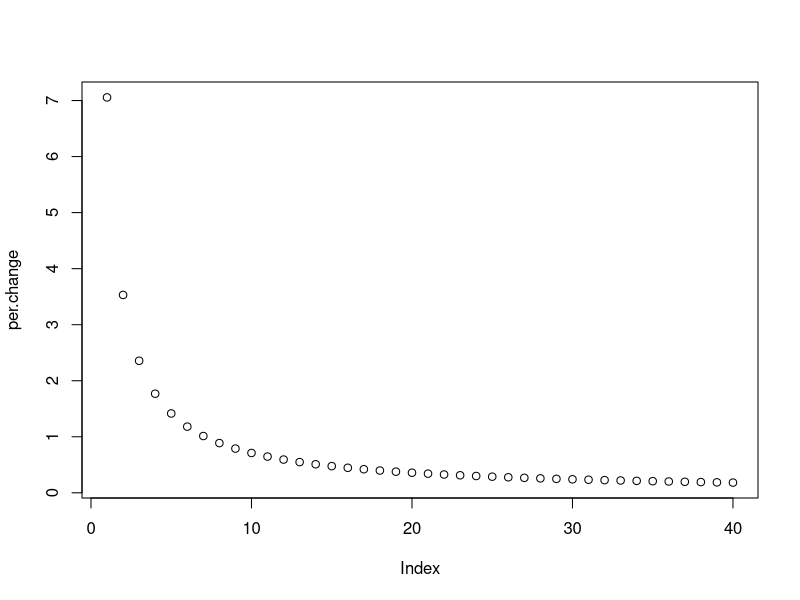
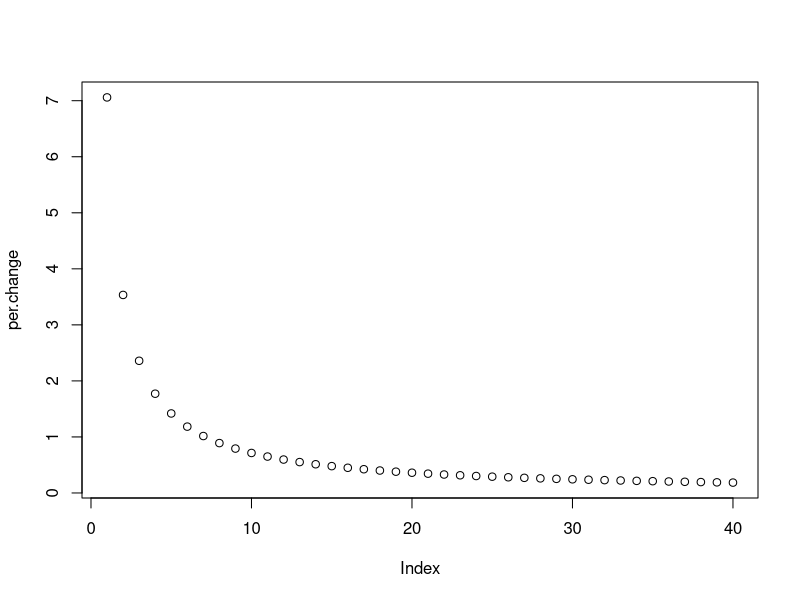
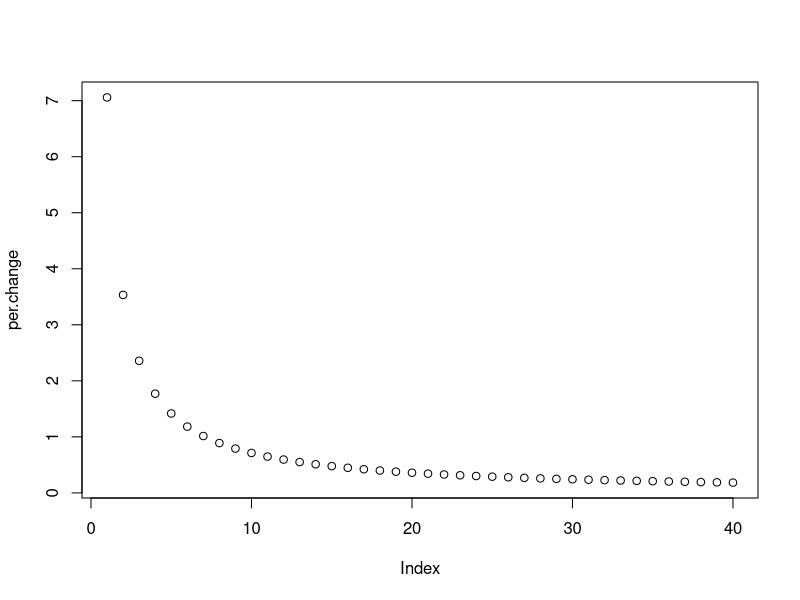

Reproduce these figures in R, in order.
#########################################################
##
## Nonlinear concentraton-response function: Health impact Calculation applying parametric function
##
## Date February 27, 2019
## by Alina Vodonos Zilberg (avodonos@hsph.harvard.edu)
## Version 2 - updated Veronica Southerland 
## Date June, 13, 2019
#########################################################

library(readr)
library(dplyr)
library(foreign)
library(tidyr)

setwd("C:/Users/vtinney/Google Drive/EDF_shared/Inv_function/")
#########################################################
#### Data frame (df) must contatin the following variables;
# Example data frame.
#Let's say we want to calculate the excess deaths addtibutble to reducing the PM2.5 levels from 'pm2.5_high' to 'pm2.5_low', 
#first we need to compute the average slope between those two concentration points.

# All-cause mortality

df.all <- data.frame(pm2.5_high = c(40, 21.9, 14.9, 9.9, 6.9, 4.9, 3.4, 2.4, 1.4),
                pm2.5_low = c(22,  15, 10, 7, 5, 3.5, 2.5, 1.5, 0.01))

# Those are the parameters from the model
B0 <- 0.0059 #intercept slope
B1 <- 0.0705 # 1/pm2.5 slope
B0var <- 1.408353e-05  #varcov[1,1]
B1var <- 0.002551382  #varcov[2,2]
B0B1cov <- -0.0001884276  #varcov[1,2]

range <- 1:40
per.change <- (B0 + ((1/range*B1))*100)
plot(per.change)

# Area under y (from x = a to x = )  = F(b) -F(a)
#F(pm2.5_high) -F(pm2.5_low) = log(pm2.5_high) - log(pm2.5_low).

df.all$pm2.5_high_log <- log(df.all$pm2.5_high)
df.all$pm2.5_low_log <- log(df.all$pm2.5_low)
df.all$delta_pm <- (df.all$pm2.5_high - df.all$pm2.5_low)

df.all["mean_beta"] <- B0 + (B1 * ((df.all$pm2.5_high_log - df.all$pm2.5_low_log) / df.all$delta_pm ))
df.all["mean_beta_var"] <- B0var + B1var * ((df.all$pm2.5_high_log - df.all$pm2.5_low_log) / df.all$delta_pm ) ^ 2 + 2 * (B0B1cov * (df.all$pm2.5_high_log - df.all$pm2.5_low_log) / df.all$delta_pm)
df.all["mean_beta_var_se"] <- sqrt(df.all$mean_beta_var)
df.all["mean_beta_low"] <- (df.all$mean_beta - (1.96 * df.all$mean_beta_var_se))
df.all["mean_beta_high"] <- (df.all$mean_beta + (1.96 * df.all$mean_beta_var_se))
write.csv(df.all, 'inv.all.csv')

#########################################################

# All-cause mortality ELDERLY

df.eld <- data.frame(pm2.5_high = c(40, 25.9, 15.9, 9.9, 6.9, 4.4, 2.4, 1.4),
                     pm2.5_low = c(26, 16, 10, 7, 4.5, 2.5, 1.5, 0.01))

# Those are the parameters from the model
B0 <- 0.0089 #intercept slope
B1 <- 0.0705 # 1/pm2.5 slope

range <- 1:40
per.change <- (B0 + ((1/range*B1))*100)
plot(per.change)

# Area under y (from x = a to x = )  = F(b) -F(a)
#F(pm2.5_high) -F(pm2.5_low) = log(pm2.5_high) - log(pm2.5_low).

df.eld$pm2.5_high_log <- log(df.eld$pm2.5_high)
df.eld$pm2.5_low_log <- log(df.eld$pm2.5_low)
df.eld$delta_pm <- (df.eld$pm2.5_high - df.eld$pm2.5_low)

df.eld["mean_beta"] <- B0 + (B1 * ((df.eld$pm2.5_high_log - df.eld$pm2.5_low_log) / df.eld$delta_pm ))
write.csv(df.eld, "inv.eld.csv")
#########################################################

# CVD mortality all ages

df.cvd <- data.frame(pm2.5_high = c(40, 26.9, 15.9, 10.9, 7.9, 5.9, 4.4, 3.4, 2.4, 1.4),
                     pm2.5_low = c(27, 16, 11, 8, 6, 4.5, 3.5, 2.5, 1.5, 0.01))

# Those are the parameters from the model
B0 <- 0.0079 #intercept slope
B1 <- 0.0705 # 1/pm2.5 slope

range <- 1:40
per.change <- (B0 + ((1/range*B1))*100)
plot(per.change)

# Area under y (from x = a to x = )  = F(b) -F(a)
#F(pm2.5_high) -F(pm2.5_low) = log(pm2.5_high) - log(pm2.5_low).

df.cvd$pm2.5_high_log <- log(df.cvd$pm2.5_high)
df.cvd$pm2.5_low_log <- log(df.cvd$pm2.5_low)
df.cvd$delta_pm <- (df.cvd$pm2.5_high - df.cvd$pm2.5_low)

df.cvd["mean_beta"] <- B0 + (B1 * ((df.cvd$pm2.5_high_log - df.cvd$pm2.5_low_log) / df.cvd$delta_pm ))
write.csv(df.cvd, "inv.cvd.csv")
